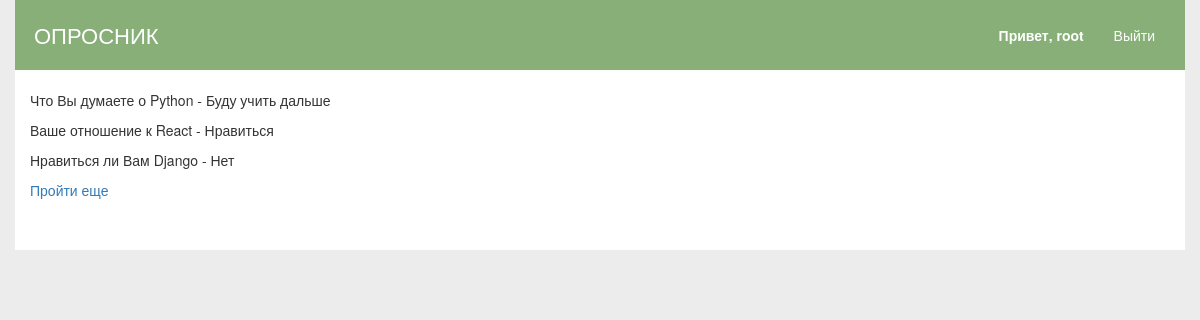
Page /quest/1/result (signed in) on the committed database.
### quest/models.py (models this page shows, shortened)
class Choise_result(models.Model):
    quest = models.ForeignKey(Quest, on_delete=models.CASCADE)
    question = models.ForeignKey(Question, on_delete=models.CASCADE)
    choise = models.ForeignKey(Choise, on_delete=models.CASCADE)
    user = models.ForeignKey(User, on_delete=models.CASCADE)
    class Meta:
        verbose_name = u'Результат опроса'
        verbose_name_plural = u'Результаты опросов'

class Question(models.Model):
    question_text = models.CharField(max_length=255)
    choise_type = models.ForeignKey(Choise_type, on_delete=models.CASCADE)
    quest = models.ForeignKey(Quest, on_delete=models.CASCADE)
    class Meta:
        verbose_name = u'Вопрос'
        verbose_name_plural = u'Вопросы'
    def __str__(self):
        return self.question_text

class Choise(models.Model):
    choice_text = models.CharField(max_length=255)
    question = models.ForeignKey(Question, on_delete=models.CASCADE)
    class Meta:
        verbose_name = u'Вариант ответа'
        verbose_name_plural = u'Варианты ответов'
    def __str__(self):
        return self.choice_text

### quest/views.py (the view)
# urls.py: url(r'^(?P<quest_id>[0-9]+)/result', views.quest_result, name='result'),
@login_required(login_url="/login")
def quest_result(request, quest_id):
    quest = get_object_or_404(Quest, pk=quest_id)
    ch_result = get_list_or_404(Choise_result, quest=quest, user=request.user)
    return render(
        request=request,
        template_name="quest/quest_result.html",
        context={'result': ch_result, "title": quest.title}
    )

### quest/templates/quest/quest_result.html (shortened to what this page needs)
{% extends "home/layout.html" %}
{% block content %}
{% for choice in result %}
    <p>{{choice.question}} - {{choice.choise}}</p>
{% endfor %}
<a href="{% url 'quest:index' %}">Пройти еще</a>
{% endblock %}

### home/templates/home/header.html
<div class="logo">ОПРОСНИК</div>
{% if request.user.is_authenticated %}
<ul class="nav">
    <li><a href="#"><b>Привет, {{request.user.username}}</b></a></li>
    <li><a href="{% url 'logout' %}?next={% url 'home:index' %}">Выйти</a></li>
</ul>
{% else %}
<ul class="nav">
    <li><a href="{% url 'login' %}?next={% url 'quest:index' %}">Войти</a></li>
</ul>
{% endif %}

### home/static/home/css/style.css (style rules this page uses)
body { background: #ececec; }
header a { color: #fff; }
header ul.nav { float: right; }
header ul li { float: left; list-style: none; }
header .logo { float: left; padding: 4px; font-size: 22px; color: #ffffff; }

### rows in the picture
Choise_result: question "Что Вы думаете о Python", choise "Буду учить дальше"
Choise_result: question "Ваше отношение к React", choise "Нравиться"
Choise_result: question "Нравиться ли Вам Django", choise "Нет"

### other values in the picture
{{ request.user.username }} "root"
